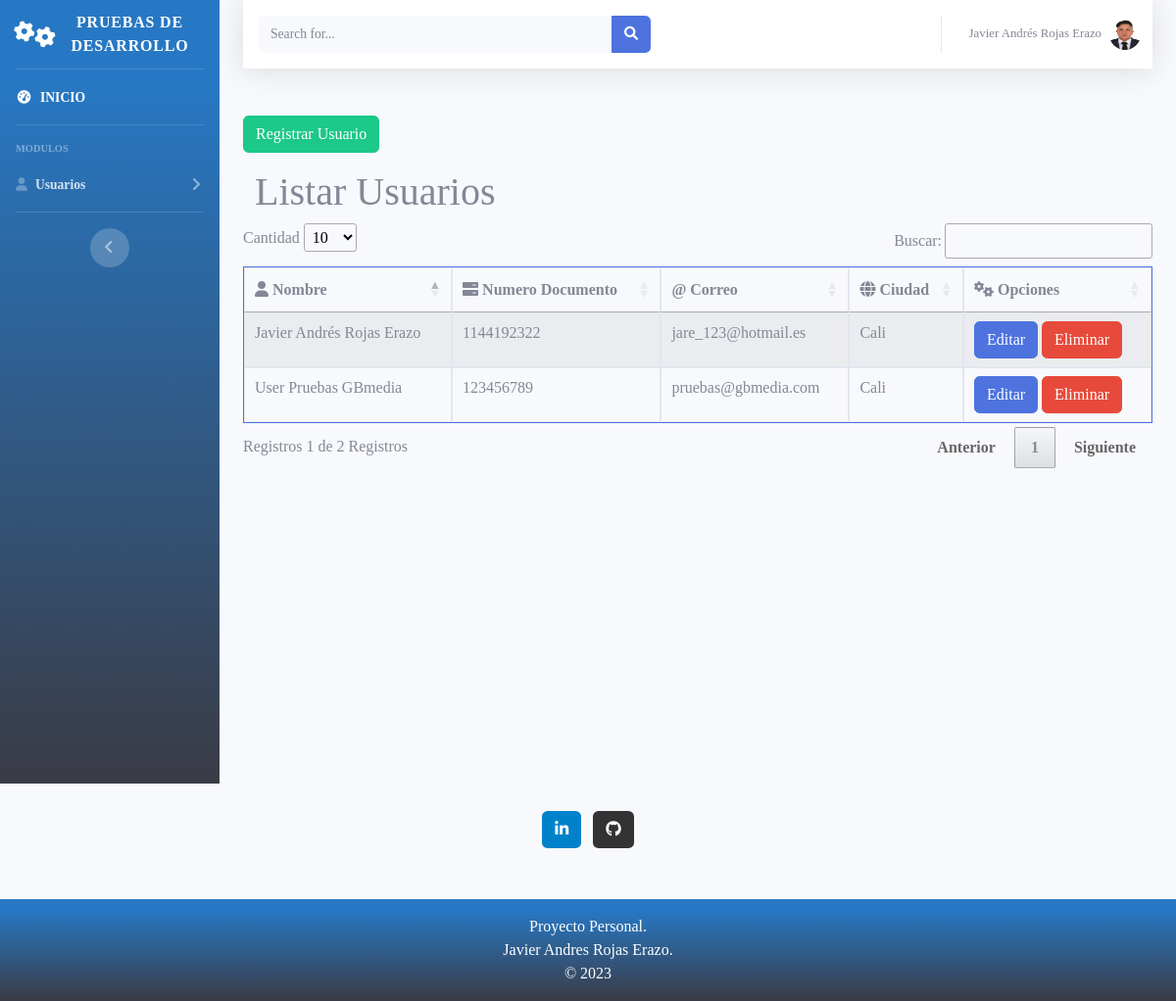
/web/index.php?modulo=Usuario&controlador=Usuario&funcion=listarUsuario (signed in), run on the app's committed database.
### tables this page shows
CREATE TABLE `usuario` (
  `id` int(11) NOT NULL,
  `nombre` varchar(255) NOT NULL,
  `email` varchar(255) NOT NULL,
  `sexo` char(1) NOT NULL,
  `edad` text NOT NULL,
  `num_documento` varchar(100) NOT NULL,
  `num_telefono` varchar(100) NOT NULL,
  `direccion` varchar(50) NOT NULL,
  `ciudad` int(11) NOT NULL,
  `ruta_img` varchar(255) NOT NULL,
  `password` varchar(255) NOT NULL
);

CREATE TABLE `ciudades` (
  `id` int(11) NOT NULL,
  `nombre` varchar(255) NOT NULL
);

### lib/conf/connection.php (called while the page is built, shortened)
<?php
class connection{
    private $server;
    private $user;
    private $pass;
    private $database;
    private $link;
    private function setconnect() {
        $this->server=SERVER;
        $this->user=USER;
        $this->pass=PASSWORD;
        $this->database=DATABASE;
    }
    private function connect() {
        $this->link=mysqli_connect( $this->server, $this->user, $this->pass, $this->database);
    }
    public function getConnect() {
        return $this->link;
    }
}
?>

### controller/Usuario/UsuarioController.php (called while the page is built, shortened)
<?php
include_once 'GstUsuario.php';
class UsuarioController{
    function __construct(){
        $this->gstUsuario = new GstUsuario();
    }
    Public function listarUsuario(){
        $datos = $this->gstUsuario->ConsultarUsuarios();
        include_once '../view/Usuario/Usuario/listar.php';
    }
}

### controller/Usuario/GstUsuario.php (called while the page is built, shortened)
<?php
Class GstUsuario{
    function __construct(){
        $this->modelUsuario = new UsuarioModel();
    }
    public function ConsultarUsuarios(){
        $sql = " SELECT U.id, U.nombre as name, U.num_documento as documento, U.email as correo, C.nombre as ciudad FROM usuario U INNER JOIN ciudades C ON C.id = U.ciudad ";
        $datos = $this->modelUsuario->consultarArray($sql);
        return $datos;
    }
}

### model/MasterModel.php (called while the page is built, shortened)
<?php
include_once '../Lib/conf/Connection.php';
class MasterModel extends connection{
    public function consultarArray($sql) {
        $respuesta= mysqli_query($this->getConnect(), $sql);
        $arreglo=array();
        if($respuesta){
            while ($row= mysqli_fetch_array($respuesta)){
                $arreglo[]=$row;
            }
        }
        return $arreglo;
    }
}
?>

### view/Usuario/Usuario/listar.php (the view, shortened to what this page needs)
<br>
<div class="form-group">
    <a class='btn btn-success' href="<?php echo getUrl("Usuario", "Usuario", "crearUsuario"); ?>" >Registrar Usuario</a></button>
</div>
    <div class="col-lg-12">
        <h1 class="page-header">Listar Usuarios</h1>
    </div>
        <div class="form-group">
            <table id="dataTableUsuarios" class="table table-bordered table-striped border-primary">
                <thead>
                    <tr>
                        <th><i class="fas fa-user"></i> Nombre </th>
                        <th><i class="fas fa-server"></i> Numero Documento </th>
                        <th><i class="fad fa-at"></i> Correo </th>
                        <th><i class="fas fa-globe"></i> Ciudad </th>
                        <th><i class="fas fa-cogs"></i> Opciones</th>
                    </tr>
                </thead>
                <tbody>
                <?php
                    foreach ($datos as $key => $value) {
                        echo "<tr>";
                        echo "<td>".$value['name']."</td>";
                        echo "<td>".$value['documento']."</td>";
                        echo "<td>".$value['correo']."</td>";
                        echo "<td>".$value['ciudad']."</td>";
                        echo "<td> <input type='button' class='btn btn-primary' value='Editar' onclick='editarUsuario(".$value['id'].");'>";
                        echo " <input type='button' class='btn btn-danger' value='Eliminar' onclick='eliminarUsuarios(".$value['id'].");'></td>";
                        echo "</tr>";
                    }
                    ?>
                </tbody>
            </table>
        </div>

### web/index.php (shortened to what this page needs)
<?php
       if(isset($_SESSION['name'])) {
    include_once '../lib/helpers.php';
    include_once '../view/Partials/head.php';
?>
<body>
    <div id="wrapper">
        <?php
            include_once '../view/Partials/sidebar-left.php';
        ?>
        <div class="container-fluid d-flex flex-column" id="content-wrapper">
            <?php include_once '../view/Partials/navbar.php'; ?>
            <div id="page-wrapper">
                <?php
                    if(isset($_GET['modulo'])){
                        resolve();
                    }
                ?>
            </div>
        </div>
    </div>
<?php
        include_once '../view/Partials/footer.php';
?>
<?php
       }else{
            header('Location: login.php');
       }
?>

### view/Partials/head.php (shortened to what this page needs)
<!DOCTYPE html>
<html lang="en">
<head>
    <link href="vendor/fontawesome-free/css/all.min.css" rel="stylesheet" type="text/css">
    <link href="css/sb-admin-2.min.css" rel="stylesheet">
    <link href="css/estilosPropios.css" rel="stylesheet">
    <link href="css/nav.css" rel="stylesheet">
    <link href="css/carritoCompras.css" rel="stylesheet">
    <link type="text/css" href="js/DataTables/datatables.min.css" rel="stylesheet"/>
</head>

### view/Partials/sidebar-left.php (shortened to what this page needs)
<ul class="navbar-nav bg-gradient-primary sidebar sidebar-dark accordion" id="accordionSidebar">
    <a class="sidebar-brand d-flex align-items-center justify-content-center"  href="index.php">
        <div class="sidebar-brand-icon rotate-n-15">
            <i class="fas fa-cogs"></i>
        </div>
        <div class="sidebar-brand-text mx-3"> Pruebas De Desarrollo </div>
    </a>
    <hr class="sidebar-divider my-0">
    <li class="nav-item active">
        <a class="nav-link" href="index.php">
            <i class="fas fa-fw fa-tachometer-alt"></i>
            <span>INICIO</span></a>
    </li>
    <hr class="sidebar-divider">
    <div class="sidebar-heading">
        Modulos
    </div>
    <li class="nav-item">
        <a class="nav-link collapsed" href="#" data-toggle="collapse" data-target="#collapseUsuario"
            aria-expanded="true" aria-controls="collapseUsuario">
            <i class="fas fa-user"></i>
            <span>Usuarios</span>
        </a>
    </li>
    <hr class="sidebar-divider">
    <div class="text-center d-none d-md-inline">
        <button class="rounded-circle border-0" id="sidebarToggle"></button>
    </div>
</ul>

### view/Partials/navbar.php (shortened to what this page needs)
<nav class="navbar navbar-expand navbar-light bg-white topbar mb-4 static-top shadow" id="page-top">
    <form
        class="d-none d-sm-inline-block form-inline mr-auto ml-md-3 my-2 my-md-0 mw-100 navbar-search">
        <div class="input-group">
            <input type="text" class="form-control bg-light border-0 small" placeholder="Search for..."
                aria-label="Search" aria-describedby="basic-addon2">
            <div class="input-group-append">
                <button class="btn btn-primary" type="button">
                    <i class="fas fa-search fa-sm"></i>
                </button>
            </div>
        </div>
    </form>
    <ul class="navbar-nav ml-auto">
        <li class="nav-item dropdown no-arrow">
            <a class="nav-link dropdown-toggle" href="#" id="userDropdown" role="button"
                data-toggle="dropdown" aria-haspopup="true" aria-expanded="false">
                <span class="mr-2 d-none d-lg-inline text-gray-600 small"><?php echo $_SESSION['name'] ?></span>
                <img class="img-profile rounded-circle"
                    src="<?php echo $_SESSION['img'] ?>">
            </a>
        </li>
    </ul>
</nav>

### lib/helpers.php (shortened to what this page needs)
<?php
function getUrl($modulo,$controlador,$funcion,$parametros=false,$ajax=false){
    if($ajax!=false){
        $page="ajax";
    }
    else{
        $page="index";
    }
    $url="$page.php?modulo=$modulo&controlador=$controlador&funcion=$funcion";
    return $url;
}
function resolve(){
    $modulo=  ucwords($_GET['modulo']);
    $controlador= $_GET['controlador'];
    $funcion= $_GET['funcion'];
        if(is_dir("../controller/$modulo")){
        if(file_exists("../controller/$modulo/".$controlador."Controller.php")){
            $objControlador= new $nombreClase();
            if(method_exists($objControlador, $funcion)){
                $objControlador->$funcion();
            }
            else{
                echo "La función especificada no existe";
            }
        }
        else{
            echo "El controlador especificado no existe";
        }
    }
    else{
        echo "El módulo especificado no existe";
    }
}
?>

### view/Partials/footer.php (shortened to what this page needs)
        <footer class="bg-light text-center text-white">
            <div class="container p-4 pb-0">
                <section class="mb-4">
                <a
                    class="btn text-white btn-floating m-1"
                    style="background-color: #0082ca;"
                    href="https://www.linkedin.com/in/javier-andres-rojas-erazo-014034139/"
                    role="button"
                    ><i class="fab fa-linkedin-in"></i
                ></a>
                <a
                    class="btn text-white btn-floating m-1"
                    style="background-color: #333333;"
                    href="https://github.com/JavierRojas0495"
                    role="button"
                    ><i class="fab fa-github"></i
                ></a>
                </section>
            </div>
  <div class="text-center footer-foo p-3">
    Proyecto Personal.
    <br>
     Javier Andres Rojas Erazo.
     <br>
     © 2023
  </div>
</footer>
</body>

### web/css/estilosPropios.css (style rules this page uses)
.bg-gradient-primary { background-image: linear-gradient(180deg, #2778c4 10%, #3a3b45 100%) !important; background-size: cover !important; }
.footer-foo { background-image: linear-gradient(180deg, #2778c4 10%, #3a3b45 100%) !important; }
body { font-family: Calibri Light !important; }

### web/css/nav.css (style rules this page uses)
a { color: #f8f9fc; font-weight: bold; text-decoration: none; background-color: transparent; }
nav { padding-left: 0px !important; padding-right: 0px !important; padding-top: 0px !important; padding-bottom: 0px !important; }

### data on the page
usuario: nombre "Javier Andrés Rojas Erazo", num_documento "1144192322", email "jare_123@hotmail.es", ciudades.nombre "Cali"
usuario: nombre "User Pruebas GBmedia", num_documento "123456789", email "pruebas@gbmedia.com", ciudades.nombre "Cali"

### other printed values
$_SESSION['name'] "Javier Andrés Rojas Erazo"
